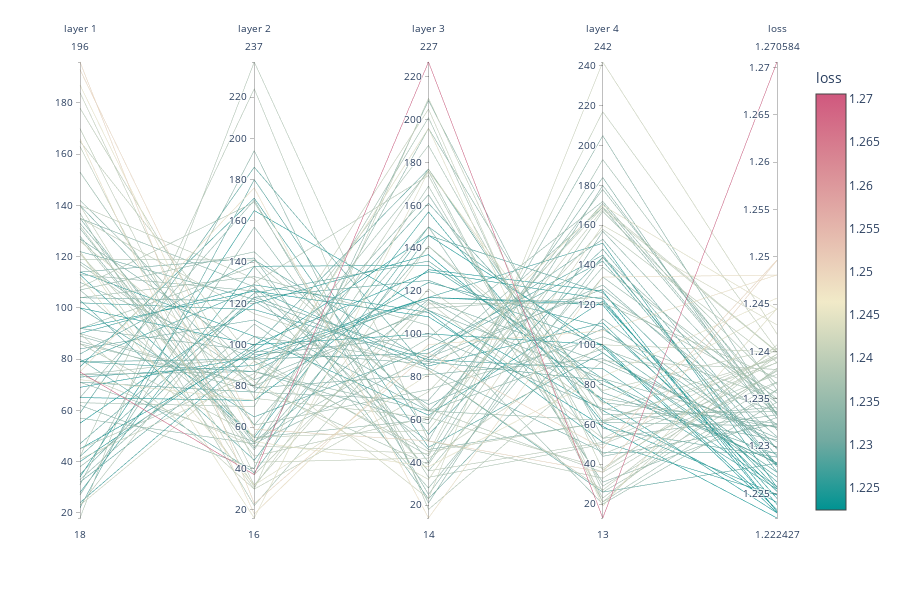

This figure's notebook cell:
### Code cell
%matplotlib inline

import pandas as pd
import plotly.express as px
from matplotlib import pyplot as plt


df = pd.read_csv(
    '/home/anton/h-elmo/expres/correlation/batch/nn_const/4/num_nodes_and_loss.csv',
)
fig = px.parallel_coordinates(df, color='loss', color_continuous_scale=px.colors.diverging.Tealrose,)
fig.show()
